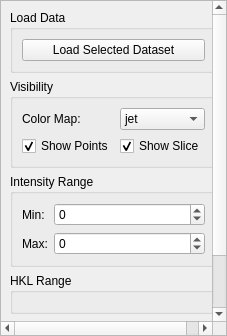
<?xml version="1.0" encoding="UTF-8"?>
<ui version="4.0">
 <class>HKL3DTab</class>
 <widget class="QWidget" name="HKL3DTab">
  <property name="sizePolicy">
   <sizepolicy hsizetype="Expanding" vsizetype="Expanding">
    <horstretch>0</horstretch>
    <verstretch>0</verstretch>
   </sizepolicy>
  </property>
  <layout class="QHBoxLayout" name="container">
   <property name="spacing">
    <number>8</number>
   </property>
   <property name="leftMargin">
    <number>0</number>
   </property>
   <property name="topMargin">
    <number>0</number>
   </property>
   <property name="rightMargin">
    <number>0</number>
   </property>
   <property name="bottomMargin">
    <number>0</number>
   </property>
   <item>
    <widget class="QScrollArea" name="scrollArea_3d_controls">
     <property name="maximumSize">
      <size>
       <width>300</width>
       <height>16777215</height>
      </size>
     </property>
     <property name="verticalScrollBarPolicy">
      <enum>Qt::ScrollBarAsNeeded</enum>
     </property>
     <property name="horizontalScrollBarPolicy">
      <enum>Qt::ScrollBarAsNeeded</enum>
     </property>
     <property name="widgetResizable">
      <bool>true</bool>
     </property>
     <widget class="QWidget" name="scrollAreaWidgetContents_3d">
      <property name="geometry">
       <rect>
        <x>0</x>
        <y>0</y>
        <width>298</width>
        <height>400</height>
       </rect>
      </property>
      <layout class="QVBoxLayout" name="layout_3d_controls">
       <item>
        <widget class="QGroupBox" name="gb_3d_load_data">
         <property name="title">
          <string>Load Data</string>
         </property>
         <layout class="QVBoxLayout" name="layout_load_data">
          <item>
           <widget class="QPushButton" name="btn_load_3d_data">
            <property name="text">
             <string>Load Selected Dataset</string>
            </property>
           </widget>
          </item>
         </layout>
        </widget>
       </item>
       <item>
        <widget class="QGroupBox" name="gb_3d_visibility">
         <property name="title">
          <string>Visibility</string>
         </property>
         <layout class="QFormLayout" name="layout_visibility">
          <item row="0" column="0">
           <widget class="QLabel" name="lbl_colormap_3d">
            <property name="text">
             <string>Color Map:</string>
            </property>
           </widget>
          </item>
          <item row="0" column="1">
           <widget class="QComboBox" name="cb_colormap_3d">
            <item>
             <property name="text">
              <string>jet</string>
             </property>
            </item>
            <item>
             <property name="text">
              <string>viridis</string>
             </property>
            </item>
            <item>
             <property name="text">
              <string>plasma</string>
             </property>
            </item>
            <item>
             <property name="text">
              <string>magma</string>
             </property>
            </item>
           </widget>
          </item>
          <item row="1" column="1">
           <widget class="QCheckBox" name="cb_show_slice">
            <property name="text">
             <string>Show Slice</string>
            </property>
            <property name="checked">
             <bool>true</bool>
            </property>
           </widget>
          </item>
          <item row="1" column="0">
           <widget class="QCheckBox" name="cb_show_points">
            <property name="text">
             <string>Show Points</string>
            </property>
            <property name="checked">
             <bool>true</bool>
            </property>
           </widget>
          </item>
         </layout>
        </widget>
       </item>
       <item>
        <widget class="QGroupBox" name="gb_3d_intensity">
         <property name="title">
          <string>Intensity Range</string>
         </property>
         <layout class="QFormLayout" name="layout_intensity">
          <item row="0" column="0">
           <widget class="QLabel" name="lbl_min_intensity_3d">
            <property name="text">
             <string>Min:</string>
            </property>
           </widget>
          </item>
          <item row="0" column="1">
           <widget class="QSpinBox" name="sb_min_intensity_3d">
            <property name="minimum">
             <number>-999999</number>
            </property>
            <property name="maximum">
             <number>999999</number>
            </property>
           </widget>
          </item>
          <item row="1" column="0">
           <widget class="QLabel" name="lbl_max_intensity_3d">
            <property name="text">
             <string>Max:</string>
            </property>
           </widget>
          </item>
          <item row="1" column="1">
           <widget class="QSpinBox" name="sb_max_intensity_3d">
            <property name="minimum">
             <number>-999999</number>
            </property>
            <property name="maximum">
             <number>999999</number>
            </property>
           </widget>
          </item>
         </layout>
        </widget>
       </item>
       <item>
        <widget class="QGroupBox" name="gb_hkl_range">
         <property name="title">
          <string>HKL Range</string>
         </property>
         <layout class="QVBoxLayout" name="layout_hkl_range">
          <property name="spacing">
           <number>6</number>
          </property>
         </layout>
        </widget>
       </item>
       <item>
        <widget class="QGroupBox" name="gb_downsample">
         <property name="title">
          <string>Downsampling</string>
         </property>
         <layout class="QHBoxLayout" name="layout_downsample">
          <item>
           <widget class="QRadioButton" name="rb_downsample_on">
            <property name="text"><string>On</string></property>
            <property name="checked"><bool>true</bool></property>
           </widget>
          </item>
          <item>
           <widget class="QRadioButton" name="rb_downsample_off">
            <property name="text"><string>Off</string></property>
           </widget>
          </item>
         </layout>
        </widget>
       </item>
       <item>
        <spacer name="verticalSpacer_3d">
         <property name="orientation">
          <enum>Qt::Vertical</enum>
         </property>
         <property name="sizeHint" stdset="0">
          <size>
           <width>20</width>
           <height>40</height>
          </size>
         </property>
        </spacer>
       </item>
      </layout>
     </widget>
    </widget>
   </item>
  </layout>
 </widget>
 <resources/>
 <connections/>
</ui>
